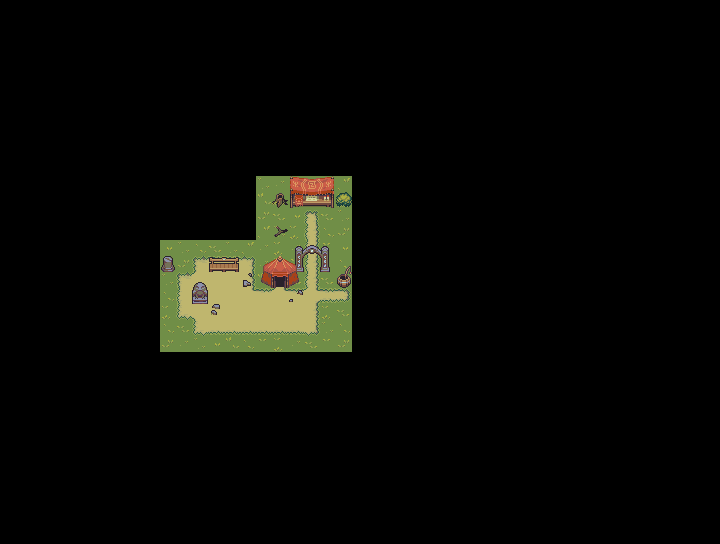

A level layout from a 2D game, rendered from its tile map. Below: a short description, then the map file with tile-grid data replaced by summaries:
An orthogonal 45x34 tile map with 16x16 px tiles, 4 tile layers (Tilelaag 1, Tilelaag 3, Tilelaag 4, Tilelaag 2), 4 tilesets.

<map version="1.10" tiledversion="1.10.2" orientation="orthogonal" renderorder="right-down" width="45" height="34" tilewidth="16" tileheight="16" infinite="0" nextlayerid="5" nextobjectid="1">
 <tileset firstgid="1" source="TilesetFloor.tsx" />
 <tileset firstgid="166" source="TilesetNatures.tsx" />
 <tileset firstgid="221" source="TilesetProps02.tsx" />
 <tileset firstgid="298" source="Items.tsx" />
 <layer id="1" name="Tilelaag 1" width="45" height="34">
  <data>[1530 cells, 41 non-empty, 19 distinct tile ids]</data>
 </layer>
 <layer id="3" name="Tilelaag 3" width="45" height="34">
  <data>[1530 cells, 70 non-empty, 20 distinct tile ids]</data>
 </layer>
 <layer id="4" name="Tilelaag 4" width="45" height="34">
  <data>[1530 cells, 9 non-empty, 9 distinct tile ids]</data>
 </layer>
 <layer id="2" name="Tilelaag 2" width="45" height="34">
  <data>[1530 cells, 24 non-empty, 24 distinct tile ids]</data>
 </layer>
</map>
